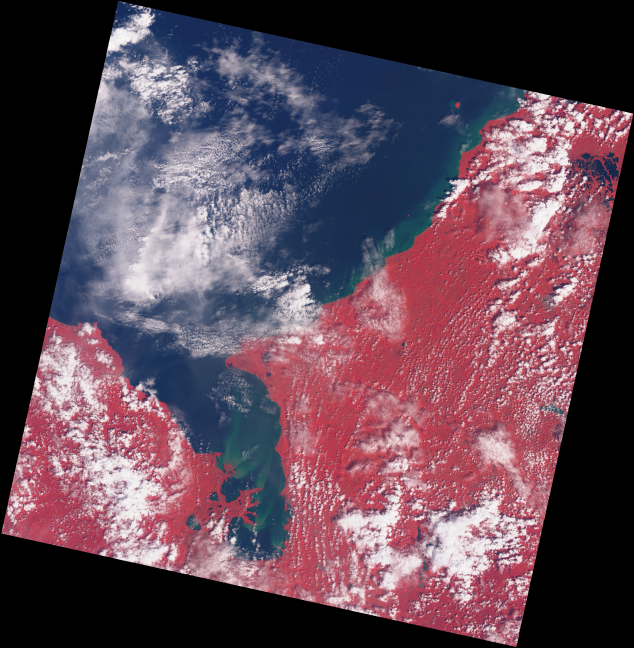
#> input picture nir-green-ublue-composite.png, 1268 x 1295 px (shown at 1/2 size); its folder holds only this picture in this run
$ python -i example.py   (imports and definitions only)
#> lines starting #> are read from the running program, lines starting #| are printed output that depends on the picture
#********************************** Cargar Librerías ****************************************
from multispectral import Multispectral
import matplotlib.pyplot as plt
import numpy as np

#******************************* Funciones Útiles *****************************************

# Muestra la estimación RGB de la imagen y la distribución del Color
def plotRgbAndHistogram(img):
    plt.figure()
    plt.title('Estimación RGB')
    plt.imshow(img.rgb())
    plt.figure()
    plt.xlabel('Intensidad del Color')
    plt.title('Distribución de Intensidad del Color')
    rgb = img.rgb()
    r, g, b = rgb[:,:,0], rgb[:,:,1], rgb[:,:,2],
    r_hist, interv = np.histogram(r[r > 0] ,100)
    g_hist = np.histogram(g[g > 0] ,100)[0]
    b_hist = np.histogram(b[b > 0] ,100)[0]
    plt.plot(interv[:-1], r_hist/rgb.size, color='r')
    plt.plot(interv[:-1], g_hist/rgb.size, color='g')
    plt.plot(interv[:-1], b_hist/rgb.size, color='b')

#Muestra una composición remplazando NIR GREEN UBLUE
def plotUblueComposite(img):
    plt.figure()
    plt.title('Composición Nir Green Ublue')
    plt.imshow(Multispectral.composite(img.vnir()[:,:,3], img.vnir()[:,:,1], img.ublue()))

# Muestra la banda NIR a escala de grises
def plotNIR(img):
    plt.figure()
    plt.title('Banda NIR')
    plt.imshow(img.vnir()[:,:,3], cmap='gray')

# Muestra la banda pancromatica a escala de grises
def plotPAN(img):
    plt.figure()
    plt.title('Banda Pancromatica')
    plt.imshow(img.pan(), cmap='gray')

# Imprime Información acerca de los datos contenidos en la imagen
def printImageDataInfo(img):
    print('\nDatos de imagen %s' % (img.pathFolder.name))
    print('Sensor: ', img.extension)
    print('Patron del nombre de las imágenes: ', img.namePatern)
    # Obtener array VNIR
    vnir = img.vnir()
    print('VNIR Data Array Shape ', vnir.shape)
    pan = img.pan()
    print('PAN Data Array Shape ', pan.shape)


#************************* Programa de Ejemplo de Uso de Multispectral *******************

# Trabajar con imágenes de tamaño máximo 1000x1000, PAN 2000x2000
Multispectral.idealShape = (1000, 1000)

# Trabajar con imágenes Originales
#Multispectral.idealShape = None

# Habilitar modo informativo (Imprime los procedimientos que ejecuta)
Multispectral.vervose = True


# Rutas a las imágenes a cargar
imagesPaths = [
    '../sentinel-imagery/IMG_DATA_A004055_201715T152714.sentinel',
    '../landsat-imagery/LC080090562017121801T1-SC20181005111414.landsat8',
    '../sentinel-imagery/IMG_DATA_A010747_20170713T153113.sentinel',
    '../landsat-imagery/LC080090562018083101T1-SC20181005124650.landsat8',
    '../sentinel-imagery/IMG_DATA_A010747_20170713T153113.sentinel',
    '../sentinel-imagery/IMG_DATA_A013035_20171220T153107.sentinel',
    '../landsat-imagery/LC08_L1TP_010054_20181025_20181025_01_RT.landsat8',
]

# Cargar Imágenes con Multispectral
images = []
# [20 lines not run here, left out]

>>> import cv2
>>> picture = cv2.imread('../nir-green-ublue-composite.png', cv2.IMREAD_GRAYSCALE)
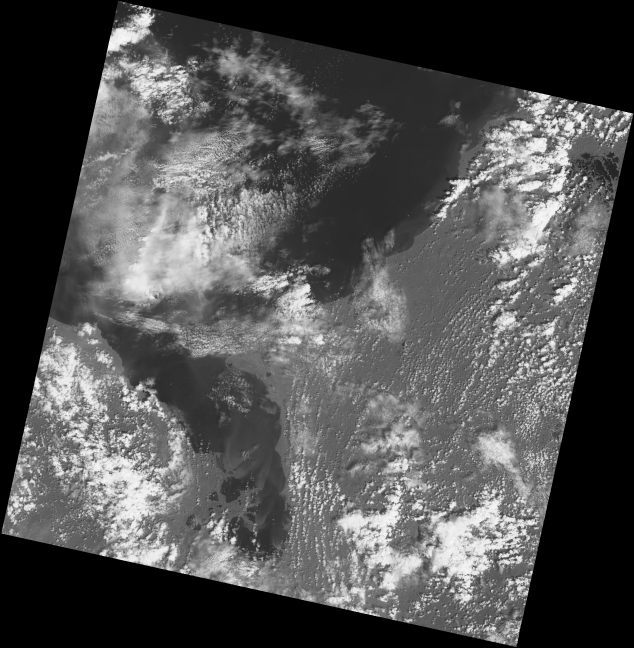
#> picture: shape (1295, 1268) (shown at 1/2 size); min 0, max 251, mean 81.3
#> (the run stopped early here; a loop or call above may not have finished)
